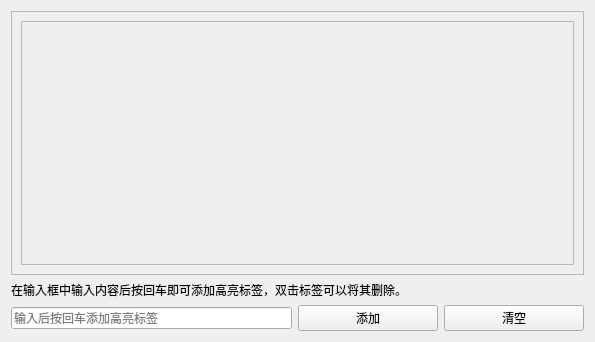
<?xml version="1.0" encoding="UTF-8"?>
<ui version="4.0">
 <class>SAKHighlighterSettingPanel</class>
 <widget class="QWidget" name="SAKHighlighterSettingPanel">
  <property name="geometry">
   <rect>
    <x>0</x>
    <y>0</y>
    <width>595</width>
    <height>342</height>
   </rect>
  </property>
  <property name="windowTitle">
   <string>高亮显示设置</string>
  </property>
  <layout class="QGridLayout" name="gridLayout">
   <item row="1" column="0" colspan="4">
    <widget class="QLabel" name="label">
     <property name="text">
      <string>在输入框中输入内容后按回车即可添加高亮标签，双击标签可以将其删除。</string>
     </property>
    </widget>
   </item>
   <item row="2" column="3">
    <widget class="QPushButton" name="pushButtonClear">
     <property name="text">
      <string>清空</string>
     </property>
    </widget>
   </item>
   <item row="0" column="0" colspan="4">
    <widget class="QScrollArea" name="scrollArea">
     <property name="widgetResizable">
      <bool>true</bool>
     </property>
     <widget class="QWidget" name="scrollAreaWidgetContents">
      <property name="geometry">
       <rect>
        <x>0</x>
        <y>0</y>
        <width>575</width>
        <height>276</height>
       </rect>
      </property>
      <layout class="QVBoxLayout" name="verticalLayout">
       <item>
        <widget class="QFrame" name="frame">
         <property name="frameShape">
          <enum>QFrame::StyledPanel</enum>
         </property>
         <property name="frameShadow">
          <enum>QFrame::Raised</enum>
         </property>
        </widget>
       </item>
      </layout>
     </widget>
    </widget>
   </item>
   <item row="2" column="2">
    <widget class="QPushButton" name="pushButtonAdd">
     <property name="text">
      <string>添加</string>
     </property>
    </widget>
   </item>
   <item row="2" column="0" colspan="2">
    <widget class="QLineEdit" name="lineEdit">
     <property name="placeholderText">
      <string>输入后按回车添加高亮标签</string>
     </property>
    </widget>
   </item>
  </layout>
 </widget>
 <resources/>
 <connections/>
</ui>
